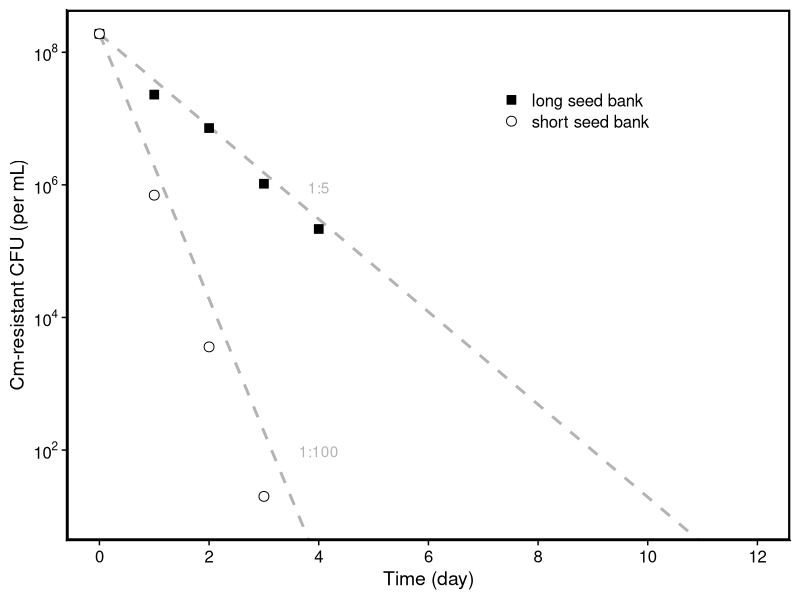

R code for this plot: (Note: this script raises an error after producing the figure.)
## ---- chunk 1
library(here)
library(tidyverse)
library(cowplot)
library(scales)
library(ggrepel)
## ---- chunk 2
d <- read_csv(here("data", "seed-bank", "seed_bank_test.csv"))
## ---- chunk 3
dilute <- function (initial, len, dilution){
  x <- c(initial, rep(NA, len-1))

  for(i in 2:len){
    x[i] <- x[i-1]*dilution
    
  }
    return(x)
}



d.exp <- tibble(day = 0:12,
                long = dilute(initial = d$long[1], len = 13, dilution = 0.2),
                short = dilute(initial = d$short[1], len = 13, dilution = 0.01))%>%
   pivot_longer(-day, names_to = "trt", values_to = "cfu.ml")


lab.exp <- 
  d.exp %>% 
  filter(day == 3 | day==4 ) %>%
  group_by(trt)%>%
  summarise(cfu.ml = mean(cfu.ml), day = mean (day)) %>% 
  mutate(day = day +.5) %>%
  mutate(lab = if_else(trt == "long", "1:5", "1:100"))

## ---- chunk 4
#plot
d%>%
  pivot_longer(-day, names_to = "trt", values_to = "cfu.ml") %>% 
  ggplot(aes(x = day, y = cfu.ml))+
  # geom_hline(yintercept = 10, color = "grey")+
  geom_line(data = d.exp, aes(group = trt), linetype = 2, size = 1, show.legend = F, color="grey70")+
  geom_text(data = lab.exp, aes(label = lab), color="grey70")+
  geom_point(aes(shape=trt, fill= trt), size = 3)+
  theme_cowplot()+
  panel_border(color = "black", size = 1.5)+
  scale_y_log10(breaks = trans_breaks("log10", function(x) 10^x),
              labels = trans_format("log10", math_format(10^.x))) +
  coord_cartesian(ylim = c(10,NA))+
  scale_x_continuous(breaks = seq(0, 12, 2))+
  scale_shape_manual(values = c(22,21),
                     labels = c("long seed bank", "short seed bank"))+
  scale_color_manual(values = c("black","black"))+
  scale_fill_manual(values = c("black","white"), 
                    labels = c("long seed bank", "short seed bank"))+
      theme(legend.position = c(.6, .81),
            legend.title = element_blank(),
            strip.background = element_blank(),
            strip.text = element_text(face = "bold"))+
  ylab("Cm-resistant CFU (per mL)")+
  xlab("Time (day)")+
  ggsave(here("plots","seed-bank-test.png"), width = 5, height = 4)
